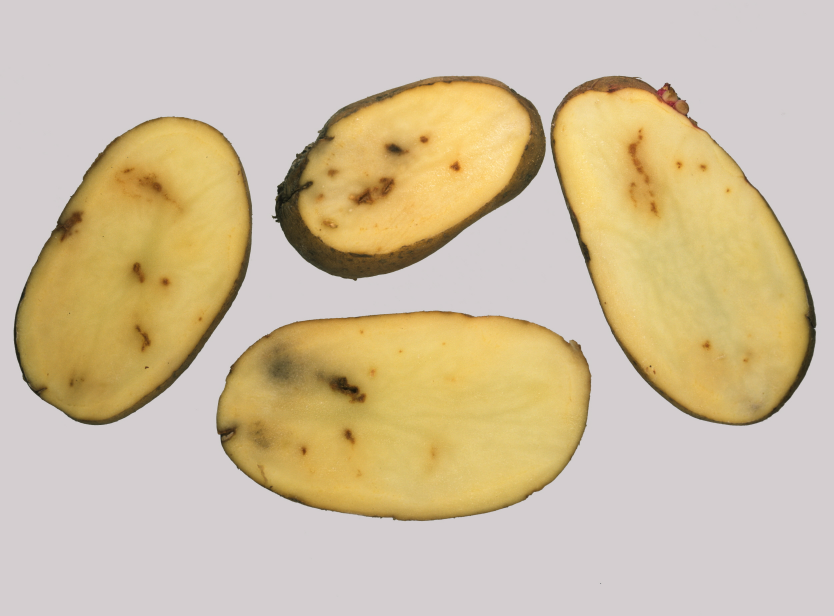
#> input picture fry_set_train1.jpg, 2500 x 1846 px (shown at 1/3 size)
$ jupyter execute FeatureMatching.ipynb
#> lines starting #> are read from the running program, lines starting #| are printed output that depends on the picture
[cell 1]
"""Author: Peter Mankowski
ORB: An efficient alternative to SIFT or SURF"""

import numpy as np
import cv2
import matplotlib.pyplot as plt

"""Sample of one - quick hypothesis"""
img1 = cv2.imread('fry_set_train1.jpg',0)
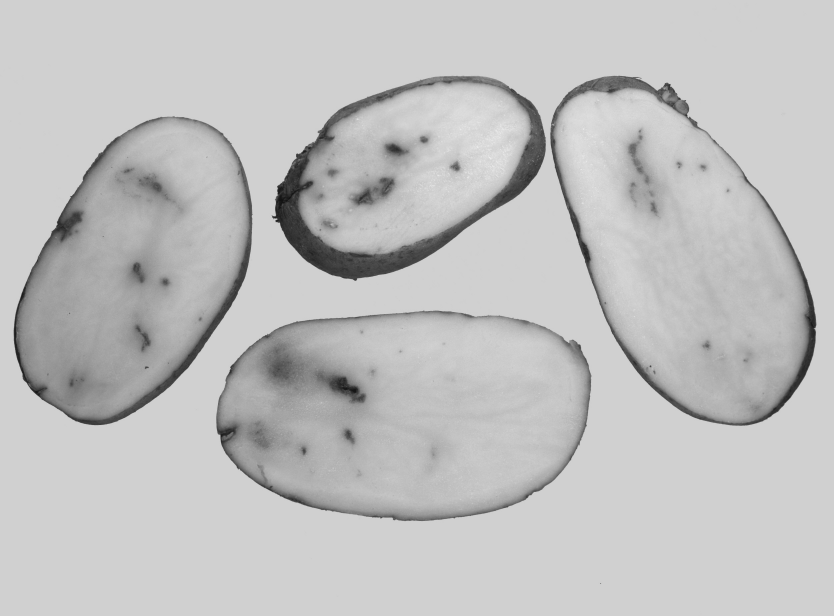
#> img1: shape (1846, 2500) (shown at 1/3 size); min 14, max 251, mean 192.1
img2 = cv2.imread('fry_set_test1.jpg',0)
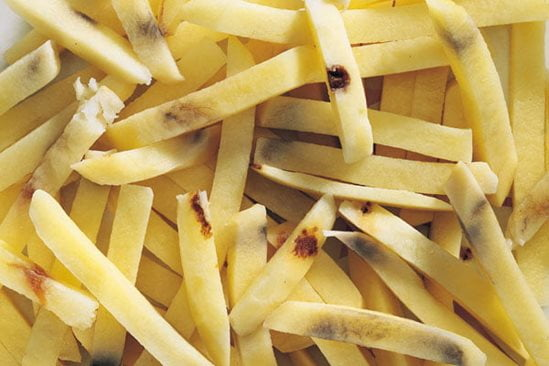
#> input picture fry_set_test1.jpg, 549 x 366 px
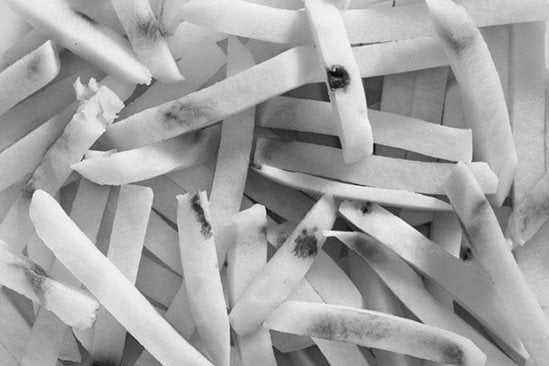
#> img2: shape (366, 549); min 0, max 253, mean 163.5

orb = cv2.ORB_create()

kp1, des1 = orb.detectAndCompute(img1,None)
#> kp1 = 500 keypoints; strongest (x, y, size): (821, 650, 53.6), (830, 657, 31), (828, 662, 44.6), (827, 662, 31)
kp2, des2 = orb.detectAndCompute(img2,None)
#> kp2 = 500 keypoints; strongest (x, y, size): (374, 144, 31), (336, 226, 77.1), (334, 224, 92.6), (373, 153, 31)

bf = cv2.BFMatcher(cv2.NORM_HAMMING, crossCheck=True)

[cell 2]
matches = bf.match(des1,des2)
#> matches = 68 matches
matches = sorted(matches, key = lambda x:x.distance)

img3 = cv2.drawMatches(img1,kp1,img2,kp2,matches[:100],None, flags=2)
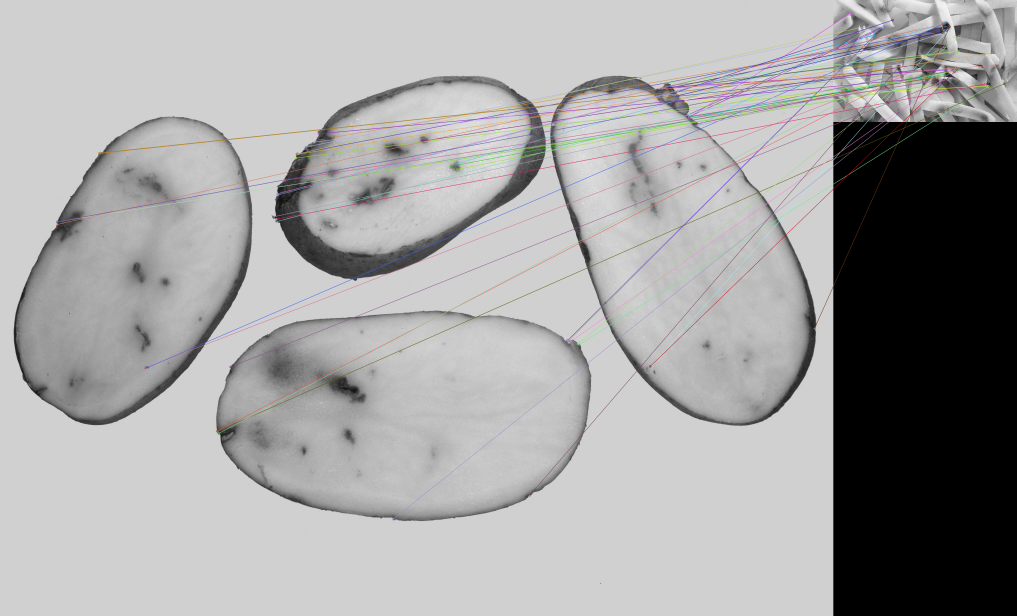
#> img3: shape (1846, 3049, 3) (shown at 1/3 size); mean of channels 0, 1, 2 162.4, 162.3, 162.7; drawn as B, G, R

img3 = cv2.resize(img3, (1600,650))
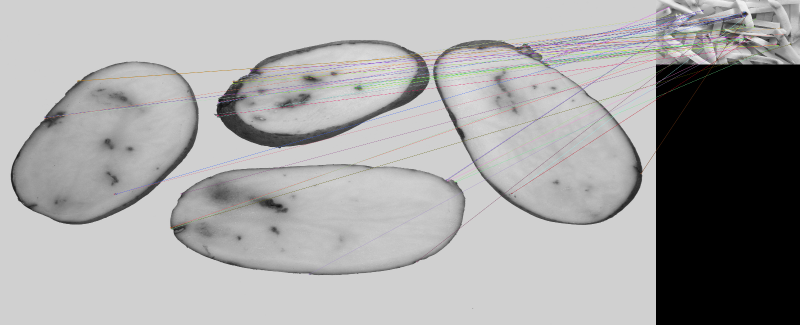
#> img3: shape (650, 1600, 3) (shown at 1/2 size); mean of channels 0, 1, 2 162.4, 162.3, 162.7; drawn as B, G, R

plt.imshow(img3)
plt.show()

cv2.waitKey(0)
cv2.destroyAllWindows()

[cell 3]
# Black spots only keypoints location,not size and orientation
img2 = cv2.drawKeypoints(img2, kp2, None, color=(0,255,0), flags=0)
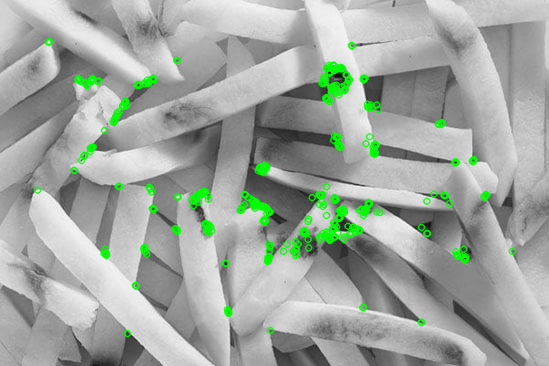
#> img2: shape (366, 549, 3); mean of channels 0, 1, 2 159.5, 167, 159.5; drawn as B, G, R
plt.imshow(img2), plt.show()
